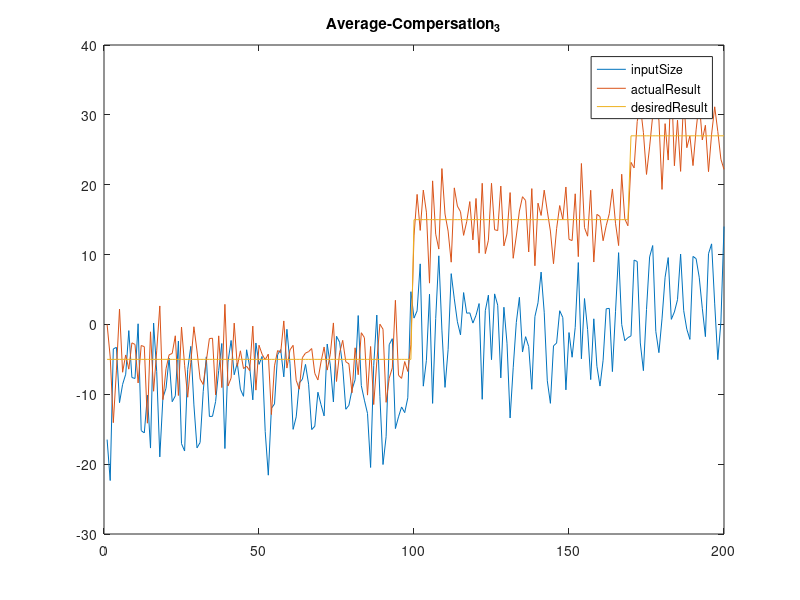

The MATLAB script that drew this image: (Note: this script raises an error after producing the figure.)
%clear all;                    clc;                
n1=1;                          n2=10;                nu = 10; 
a1=-0.4493;                    b1= 1.3767;           d6 = 0.1;                                                       
benda=load('bankX.mat');       d=zeros(1,7);         ref=ones(1,9);  
%=========================================================================
v=benda.z2;                                          
for k=1:300
ref(k)=-5;  if (k>=050) ref(k)=-5;  end
            if (k>=100) ref(k)=15;  end
            if (k>=170) ref(k)=27;  end
end

%*************************************************************************
B=1;                       f0=1-a1;           f1=a1;
x=[f0 f1 b1];              G=b1;                  
N=d6;                                         NS=-d6;

for i=1:(n2-1)
R=f0;                                         B=[B R];          
f0=f1+R*(1-a1);                               f1=R*(a1); 
G=[G;b1*B(i+1)+b1*B(i)]; 
N=[N;d6*B(i+1)+d6*B(i)];                      NS=[NS;-d6*B(i+1)-d6*B(i)];
x=[x;f0 f1 b1*B(i+1)];
end

for j=1:(n2-1)
G=[G [zeros(j,1);G(1:(length(G)-j),1)]];
N=[N [zeros(j,1);N(1:(length(N)-j),1)]];
end

for j=1:(1)
NS=[NS [zeros(j,1);0*NS(1:(length(NS)-j),1)]];
end

x=x(n1:n2,:);
G=G(n1:n2,:);

%***********************************************************************

for k=1:200
z(k)=k;         
west2=N*[v((k+n1-1):(k+n2-1))'];     % DisturbanceInjecktor
east2=NS*[(d(6)+d(7))/2 ;d(7)];      % DisturbanceMeasurering_AVARAGE

costfunction=(inv(G'*G+0.01*eye(size(G'*G)))*G'); 
y(k)=-a1*d(1)+b1*d(4)+d6*d(6);
duw=costfunction*([ref((k+n1):(k+n2))']-x*[y(k);d(1);0]...
    -west2-east2);    
% HMatrix*(Ref(1)-actualPoints(2)-Disturbs(2)-InverseDisturbs(4))

du(k)=duw(1);
d(2)=d(1);
d(1)=y(k);
d(3)=du(k);

u(k)=d(4)+du(k);
d(5)=d(4);  d(4)=u(k);
d(7)=d(6);  d(6)=v(k);
end
loss=ref(1:200)-y;YA=0;YB=0;
for k=1:199
    YA=YA+loss(k)^2;
    YB=YB+(u(k+1)-u(k))^2;
end
errSize=sqrt(YA)
inputSize=sqrt(YB)
disp('*************************AverageCompersation*********')
figure;                                 plot(z,u,z,y,z,ref(1:200)); 
legend('inputSize','actualResult','desiredResult', 'location', 'best')
title('Average-Compersation_3');
KoefficientsOfDiofant_x_G_NS =[x G NS];
DsturbedD





